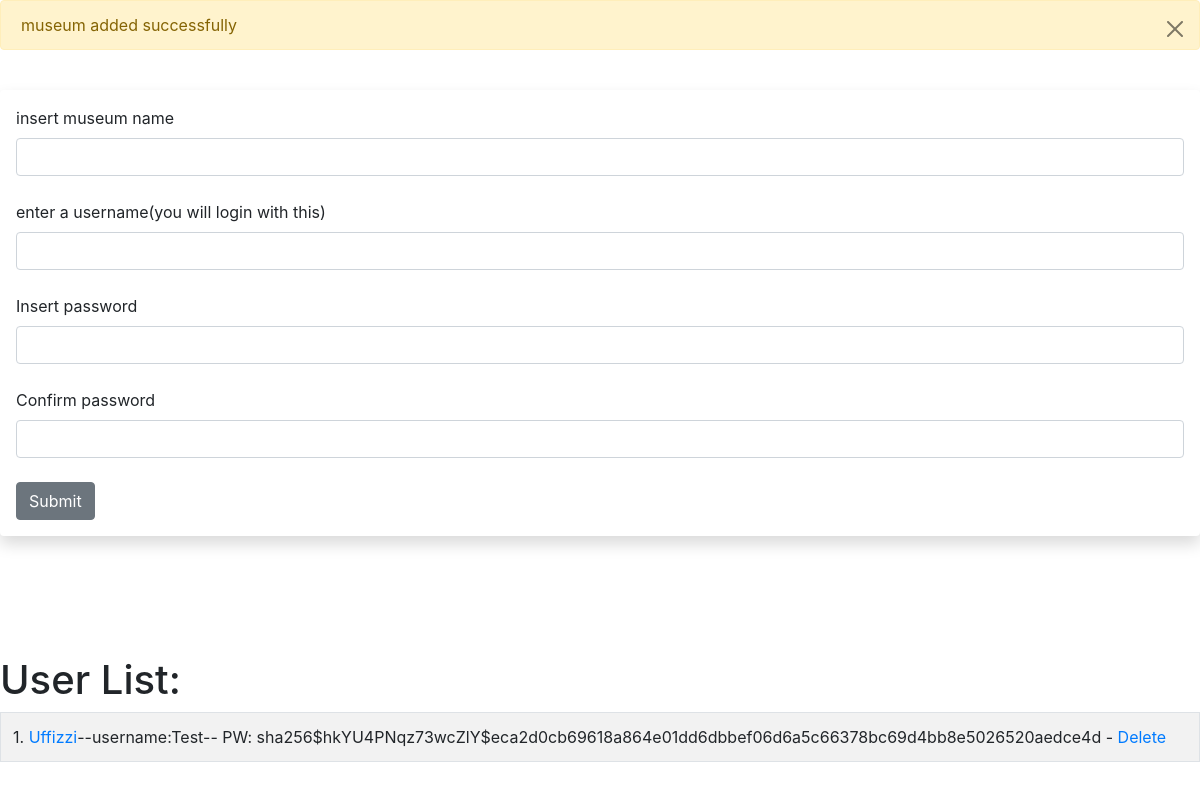
The page /museum/add on the database as committed earlier.
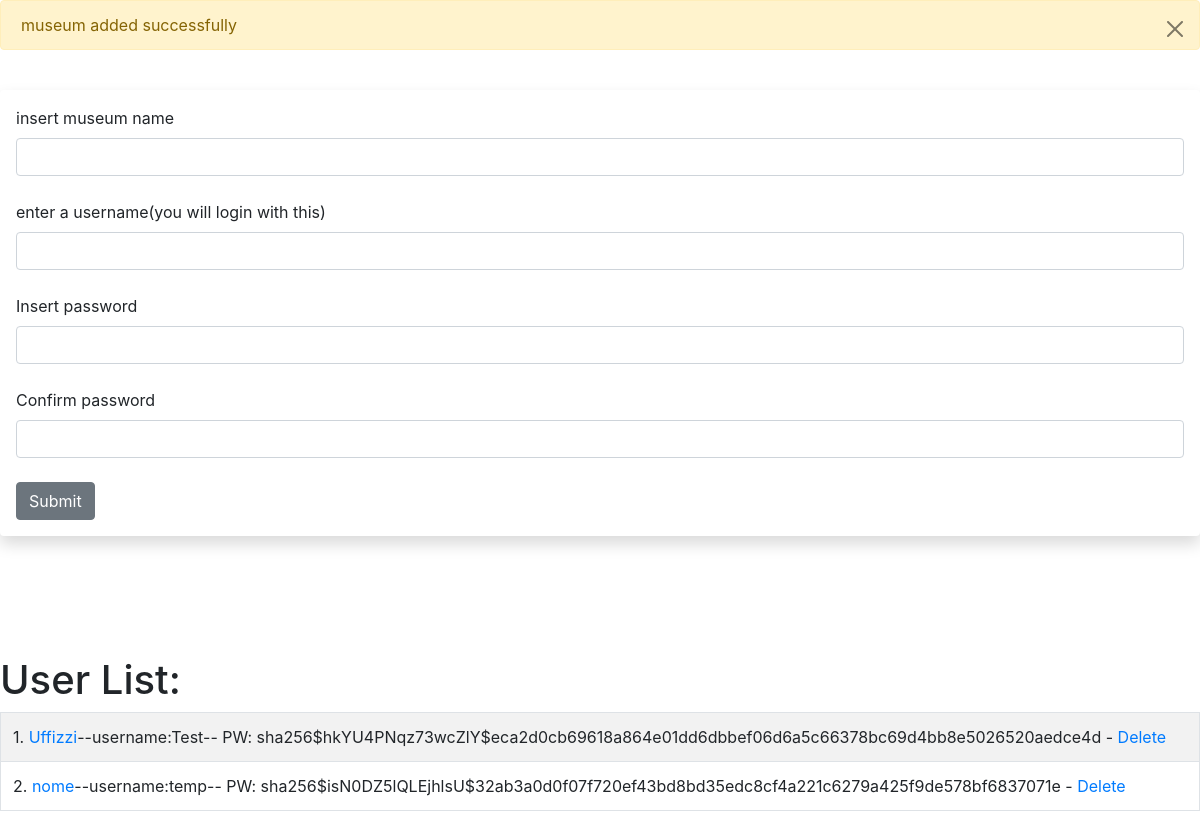
The same page on the database as committed later.
### database.py (models this page shows, shortened)
class Museums(db.Model, UserMixin):
    id = db.Column(db.Integer, primary_key=True)
    museum = db.Column(db.String(200), nullable=False)
    username = db.Column(db.String(20), nullable=False,
                       unique=True)
    collection = db.Column(db.String(200), nullable=True)
    date_added = db.Column(db.DateTime, default=datetime.utcnow)
    password_hash = db.Column(db.String(128))
    @property
    def password(self):
        raise AttributeError('password is not a readable attribute')

### views.py (the view, shortened to what this page needs)
@app.route('/museum/add', methods=['GET', 'POST'])
def add_museum():
    museum = None
    username = None
    form = be.MuseumForm()
    flash("museum added successfully")
    our_museums = database.Museums.query.order_by(database.Museums.date_added)
    return render_template('add_museum.html', form=form, name=museum, username=username,
                           our_users=our_museums)

### back_end.py
class MuseumForm(FlaskForm):
    museum = StringField("insert museum name", validators=[DataRequired()])
    username= StringField("enter a username(you will login with this)",validators=[DataRequired()])
    password_hash = PasswordField("Insert password", validators=[DataRequired(),EqualTo('password_hash2',message='passwords must match')])
    password_hash2 = PasswordField("Confirm password", validators=[DataRequired()])
    submit = SubmitField('Submit')

### templates/add_museum.html (shortened to what this page needs)
{% extends 'base.html' %}
{% block body %}
   {% for message in get_flashed_messages() %}
	<div class="alert alert-warning alert-dismissible fade show" role="alert">
	  {{ message }}
	  <button type="button" class="btn-close" data-bs-dismiss="alert" aria-label="Close"></button>
	</div>
{% endfor %}
    {% if name %}
	<h1>User Added!</h1>
	<br/><br/>
<table class="table table-hover table-bordered table-striped">
{% for our_user in our_users %}
	<tr>
	<td>{{ our_user.id }}. <a href="">{{ our_user.museum }}</a>-{{ our_user.username}} -{{ our_user.password_hash }} -
		<a href="{{ url_for('delete', id=our_user.id)}}">Delete</a></td>
	</tr>
{% endfor %}
</table>
	{% else %}
	<br/>
    <div class="shadow p-3 mb-5 bg-body rounded">
    <form method="POST">
    {{ form.museum.label(class='form-label') }}
    {{ form.museum(class='form-control')}}
    <br/>
    {{ form.username.label(class='form-label') }}
    {{ form.username(class='form-control')}}
    <br/>
    {{ form.password_hash.label(class='form-label') }}
    {{ form.password_hash(class='form-control')}}
    <br/>
    {{ form.password_hash2.label(class='form-label') }}
    {{ form.password_hash2(class='form-control')}}
    <br/>
    {{ form.submit(class='btn btn-secondary') }}
    <br/>
    </form>
    </div>
    <br/><br/><br/>
        <h1>User List:</h1>
    <table class="table table-hover table-bordered table-striped">
    {% for our_user in our_users %}
	<tr>
	<td>{{ our_user.id }}. <a href="">{{ our_user.museum }}</a>--username:{{ our_user.username }}--
	PW: {{ our_user.password_hash }} -
	<a href="{{ url_for('delete', id=our_user.id)}}">Delete</a></td>
	</tr>
    {% endfor %}
</table>
{% endif %}
{% endblock %}

### templates/base.html (shortened to what this page needs)
<!DOCTYPE html>
<html lang="en">
<head>
    <link rel="stylesheet" href="https://unicons.iconscout.com/release/v4.0.0/css/line.css" />
    <link href="https://cdn.jsdelivr.net/npm/bootstrap@5.3.0-alpha3/dist/css/bootstrap.min.css" rel="stylesheet">
    <link rel="stylesheet" href="{{ url_for('static', filename='css/main.css') }} " type="text/css"/>
<link rel="stylesheet" href="https://cdnjs.cloudflare.com/ajax/libs/twitter-bootstrap/4.4.0/css/bootstrap.min.css"
 />
</head>
<body>
    {% block body %}{% endblock %}
</body>
</html>

### static/css/main.css (style rules this page uses)
body { margin:0; height: 100%; width:100%; font-family: sans-serif; }
*, *:before, *:after { margin: 0; padding: 0; -webkit-box-sizing: border-box; -moz-box-sizing:border-box; box-sizing: border-box; }

Rows that differ between the two databases and show on the page:
added Museums: id "2", museum "nome", username "temp", password_hash "sha256$isN0DZ5lQLEjhlsU$32ab3a0d0f07f720ef43bd8bd35edc8cf4a221c6279a425f9de578bf6837071e"
